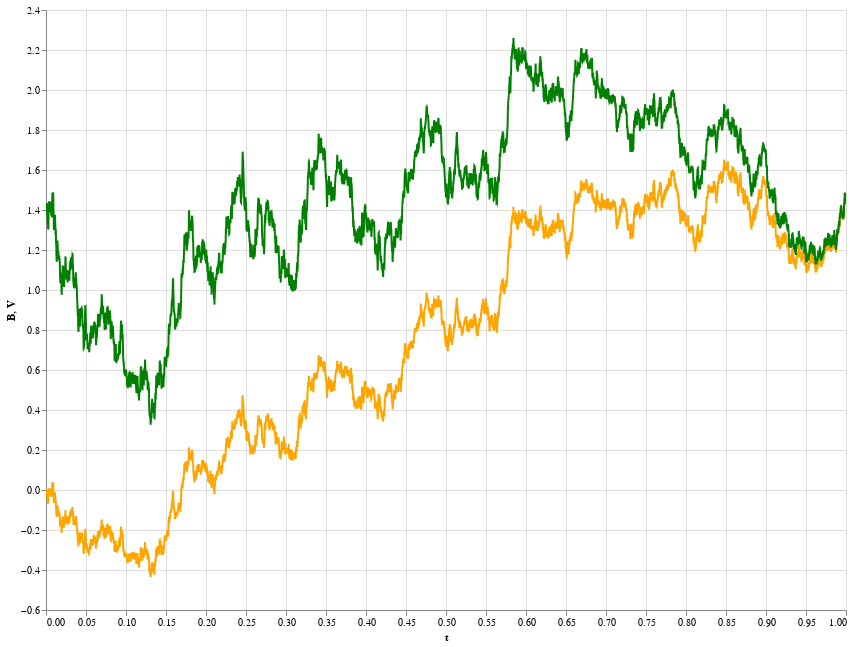

Notebook code for this chart:
### Markdown cell above
Suppose we want to hedge the claim $F=B_T$. We take the following position in $X_t$:

$$
\theta_t = \sigma^{-1}\left(1+\frac{\alpha}{\rho}\left(1-e^{\rho(t-T)}\right)\right)=\sigma^{-1}\left(1+\frac{\alpha}{\rho}-\frac{\alpha}{\rho}e^{\rho(t-T)}\right)
$$

Now let

$$
\begin{align*}
dA_t    &= \theta_t\,dX_t - d(\theta_t X_t)     \newline
        &= -\frac{\alpha}{\sigma\rho}e^{\rho(t-T)}\,dX_t + d\left(\frac{\alpha X_t}{\sigma\rho}e^{\rho(t-T)}\right)\newline
        &= \frac{\alpha}{\sigma}X_te^{\rho(t-T)}\,dt
\end{align*}
$$

Then the cash required to finance this position is

$$
\begin{align*}
\varphi_t       &= \varphi_0 + \int_0^t e^{-\rho s}\,dA_s\newline
                &= \varphi_0 + \int_0^t \frac{\alpha}{\sigma}X_se^{-\rho T}\,ds
\end{align*}
$$

Note that $X_s\,ds = \alpha^{-1}(\sigma\,dB_s - dX_s)$, so we get
$$
\begin{align*}
\varphi_t       &= \varphi_0 + \frac{\alpha}{\sigma}e^{-\rho T}\alpha^{-1}\left(\sigma B_t - X_t + X_0 \right)\newline
                &= \varphi_0 + e^{-\rho T}\left(B_t - \frac{X_t-X_0}{\sigma}\right)
\end{align*}
$$

Lastly we choose 
$$
\begin{align*}
\varphi_0       &= E_Q[e^{-\rho T}B_T]-\theta_0X_0\newline
                &= \frac{X_0}{\sigma}\left(1+\frac{\alpha}{\rho}\right)\left(1-e^{-\rho T}\right)-\frac{X_0}{\sigma}\left(1+\frac{\alpha}{\rho}\left(1-e^{-\rho T}\right)\right)\newline
                &= -\frac{X_0}{\sigma}e^{-\rho T}.
\end{align*}
$$

### Code cell
# Generate data

# Model parameters

T = 1
N = 10000
dt = T / N

# Risk-free rate
rho = 0.06

# Ornstein-Uhlenbeck process
X0 = 1.4
alpha = 1
sigma = 1


df = (
    pl.DataFrame()
    .with_columns(t=np.linspace(0, T, N), dB=np.random.normal(0, dt**0.5, size=N))
    .with_columns(
        M=(rho*pl.col("t")).exp(),
        X=pl.col("dB").map_elements(ornstein_uhlenbeck(X0, alpha, sigma, dt), pl.Float64),
        B=pl.cum_sum("dB"),
    )
    .with_columns(
        theta = (1 + alpha/rho*(1 - (rho*(pl.col("t") - T)).exp()))/sigma,
        cash = -X0 / sigma * pl.lit(-rho * T).exp() + pl.lit(-rho * T).exp() * (pl.col("B") - (pl.col("X") - X0)/sigma),
    )
    .with_columns(
        V = pl.col("theta") * pl.col("X") + pl.col("cash") * pl.col("M"),
    )
)

# Plot

alt.layer(
    # alt.Chart(df).mark_line(text='X').encode(x="t",y="X"),
    alt.Chart(df).mark_line(text='B', color="orange").encode(x="t", y="B"),
    alt.Chart(df).mark_line(text='V', color='green').encode(x="t", y="V")
).properties(width=800, height=600).interactive()

### Figure 1 — Vega specification as saved in the notebook (floating-point values rounded to 4 significant figures; data arrays with more than 128 entries replaced by an {"elided": "..."} marker saying what was removed)
{"$schema": "https://vega.github.io/schema/vega/v5.json", "data": [{"name": "param_3_store"}, {"name": "source_0", "values": {"elided": "10000 records"}}, {"name": "source_0_x_domain_t", "values": [{"min": 0.0, "max": 1.0}]}], "signals": [{"name": "unit", "value": {}, "on": [{"events": "pointermove", "update": "isTuple(group()) ? group() : unit"}]}, {"name": "param_3", "update": "vlSelectionResolve(\"param_3_store\", \"union\")"}, {"name": "param_3_t", "on": [{"events": [{"source": "view", "type": "dblclick"}], "update": "null"}, {"events": {"signal": "param_3_translate_delta"}, "update": "panLinear(param_3_translate_anchor.extent_x, -param_3_translate_delta.x / width)"}, {"events": {"signal": "param_3_zoom_delta"}, "update": "zoomLinear(domain(\"x\"), param_3_zoom_anchor.x, param_3_zoom_delta)"}]}, {"name": "param_3_B", "on": [{"events": [{"source": "view", "type": "dblclick"}], "update": "null"}, {"events": {"signal": "param_3_translate_delta"}, "update": "panLinear(param_3_translate_anchor.extent_y, param_3_translate_delta.y / height)"}, {"events": {"signal": "param_3_zoom_delta"}, "update": "zoomLinear(domain(\"y\"), param_3_zoom_anchor.y, param_3_zoom_delta)"}]}, {"name": "param_3_tuple", "on": [{"events": [{"signal": "param_3_t || param_3_B"}], "update": "param_3_t && param_3_B ? {unit: \"view_3\", fields: param_3_tuple_fields, values: [param_3_t,param_3_B]} : null"}]}, {"name": "param_3_tuple_fields", "value": [{"field": "t", "channel": "x", "type": "R"}, {"field": "B", "channel": "y", "type": "R"}]}, {"name": "param_3_translate_anchor", "value": {}, "on": [{"events": [{"source": "scope", "type": "pointerdown"}], "update": "{x: x(unit), y: y(unit), extent_x: domain(\"x\"), extent_y: domain(\"y\")}"}]}, {"name": "param_3_translate_delta", "value": {}, "on": [{"events": [{"source": "window", "between": [{"source": "scope", "type": "pointerdown"}, {"source": "window", "type": "pointerup"}], "type": "pointermove", "consume": true}], "update": "{x: param_3_translate_anchor.x - x(unit), y: param_3_translate_anchor.y - y(unit)}"}]}, {"name": "param_3_zoom_anchor", "on": [{"events": [{"source": "scope", "type": "wheel", "consume": true}], "update": "{x: invert(\"x\", x(unit)), y: invert(\"y\", y(unit))}"}]}, {"name": "param_3_zoom_delta", "on": [{"events": [{"source": "scope", "consume": true, "type": "wheel"}], "update": "pow(1.001, event.deltaY * pow(16, event.deltaMode))", "force": true}]}, {"name": "param_3_modify", "on": [{"events": {"signal": "param_3_tuple"}, "update": "modify(\"param_3_store\", param_3_tuple, true)"}]}], "marks": [{"type": "line", "name": "view_3_marks", "from": {"data": "source_0"}, "sort": {"field": "x"}, "encode": {"update": {"x": {"field": "t", "scale": "x"}, "stroke": {"value": "orange"}, "text": {"value": "B"}, "defined": {"signal": "isValid(datum[\"t\"]) && isFinite(+datum[\"t\"]) && isValid(datum[\"B\"]) && isFinite(+datum[\"B\"])"}, "y": {"field": "B", "scale": "y"}}}, "style": ["line"], "interactive": true, "clip": true}, {"type": "line", "name": "layer_1_marks", "from": {"data": "source_0"}, "sort": {"field": "x"}, "encode": {"update": {"y": {"field": "V", "scale": "y"}, "stroke": {"value": "green"}, "defined": {"signal": "isValid(datum[\"t\"]) && isFinite(+datum[\"t\"]) && isValid(datum[\"V\"]) && isFinite(+datum[\"V\"])"}, "text": {"value": "V"}, "x": {"field": "t", "scale": "x"}}}, "interactive": false, "clip": true, "style": ["line"]}], "scales": [{"name": "x", "type": "linear", "domain": [{"signal": "(data(\"source_0_x_domain_t\")[0] || {}).min"}, {"signal": "(data(\"source_0_x_domain_t\")[0] || {}).max"}], "range": [0, {"signal": "width"}], "nice": true, "zero": false, "domainRaw": {"signal": "param_3[\"t\"]"}}, {"name": "y", "type": "linear", "domain": {"data": "source_0", "fields": ["B", "V"]}, "range": [{"signal": "height"}, 0], "zero": true, "domainRaw": {"signal": "param_3[\"B\"]"}, "nice": true}], "axes": [{"scale": "x", "ticks": false, "grid": true, "maxExtent": 0, "minExtent": 0, "domain": false, "orient": "bottom", "zindex": 0, "aria": false, "gridScale": "y", "tickCount": {"signal": "ceil(width/40)"}, "labels": false}, {"scale": "y", "labels": false, "aria": false, "minExtent": 0, "orient": "left", "maxExtent": 0, "gridScale": "x", "grid": true, "domain": false, "ticks": false, "zindex": 0, "tickCount": {"signal": "ceil(height/40)"}}, {"scale": "x", "labelFlush": true, "orient": "bottom", "labelOverlap": true, "zindex": 0, "title": "t", "tickCount": {"signal": "ceil(width/40)"}, "grid": false}, {"scale": "y", "orient": "left", "zindex": 0, "title": "B, V", "tickCount": {"signal": "ceil(height/40)"}, "grid": false, "labelOverlap": true}], "style": "cell", "height": 600, "background": "white", "width": 800, "padding": 5}
